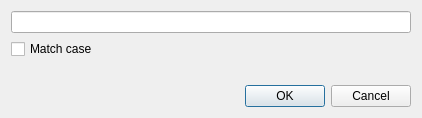
<?xml version="1.0" encoding="UTF-8"?>
<ui version="4.0">
 <class>DialogFindText</class>
 <widget class="QDialog" name="DialogFindText">
  <property name="windowModality">
   <enum>Qt::ApplicationModal</enum>
  </property>
  <property name="geometry">
   <rect>
    <x>0</x>
    <y>0</y>
    <width>422</width>
    <height>118</height>
   </rect>
  </property>
  <property name="windowTitle">
   <string>Find</string>
  </property>
  <property name="modal">
   <bool>true</bool>
  </property>
  <layout class="QVBoxLayout" name="verticalLayout">
   <item>
    <widget class="QLineEdit" name="lineEditText"/>
   </item>
   <item>
    <layout class="QHBoxLayout" name="horizontalLayout">
     <item>
      <widget class="QCheckBox" name="checkBoxMatchCase">
       <property name="text">
        <string>Match case</string>
       </property>
      </widget>
     </item>
     <item>
      <spacer name="horizontalSpacer">
       <property name="orientation">
        <enum>Qt::Horizontal</enum>
       </property>
       <property name="sizeHint" stdset="0">
        <size>
         <width>40</width>
         <height>20</height>
        </size>
       </property>
      </spacer>
     </item>
    </layout>
   </item>
   <item>
    <spacer name="verticalSpacer">
     <property name="orientation">
      <enum>Qt::Vertical</enum>
     </property>
     <property name="sizeHint" stdset="0">
      <size>
       <width>20</width>
       <height>40</height>
      </size>
     </property>
    </spacer>
   </item>
   <item>
    <layout class="QHBoxLayout" name="horizontalLayout_2">
     <item>
      <spacer name="horizontalSpacer_2">
       <property name="orientation">
        <enum>Qt::Horizontal</enum>
       </property>
       <property name="sizeHint" stdset="0">
        <size>
         <width>40</width>
         <height>20</height>
        </size>
       </property>
      </spacer>
     </item>
     <item>
      <widget class="QPushButton" name="pushButtonOK">
       <property name="text">
        <string>OK</string>
       </property>
      </widget>
     </item>
     <item>
      <widget class="QPushButton" name="pushButtonCancel">
       <property name="text">
        <string>Cancel</string>
       </property>
      </widget>
     </item>
    </layout>
   </item>
  </layout>
 </widget>
 <resources/>
 <connections/>
</ui>
